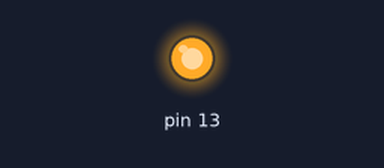
A sketch run on a simulated Arduino Uno, built with avr-gcc and run on an emulated ATmega328P. Shown: output pins drawn as LEDs (lit = HIGH). Random numbers use the default seed unless the sketch sets one.

Above: at 0.1 s.
At 34.2 s:
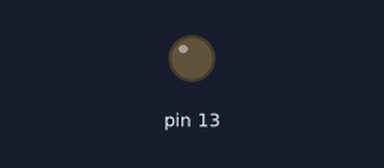
Timing chart, 0 to 40.0 s (numbered marks = the images above):
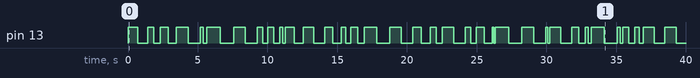

The sketch:

mission2.ino
```cpp
//频率变化的led,随机频率
int freq = 0;
void setup() {
  // put your setup code here, to run once:
 pinMode(13,OUTPUT);
}

void loop() {
  // put your main code here, to run repeatedly:
  freq = random(100,1000);
  digitalWrite(13,1);
  delay(freq);
  digitalWrite(13,0);
  delay(freq);
}
```

Measured:
- by itself, pin 13: LOW → HIGH at 0.00 s, → LOW 0.71 s later, → HIGH 0.71 s later, → LOW 0.45 s later, … (70 changes in this stretch)
